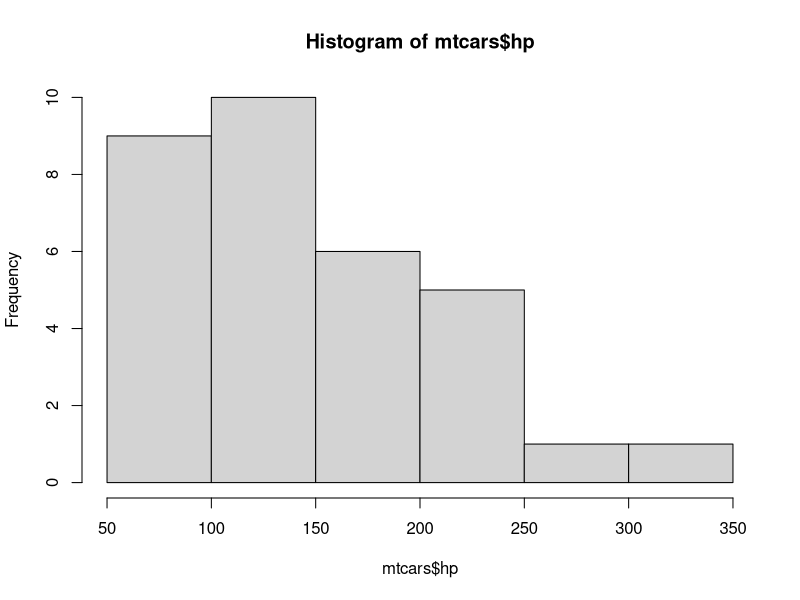
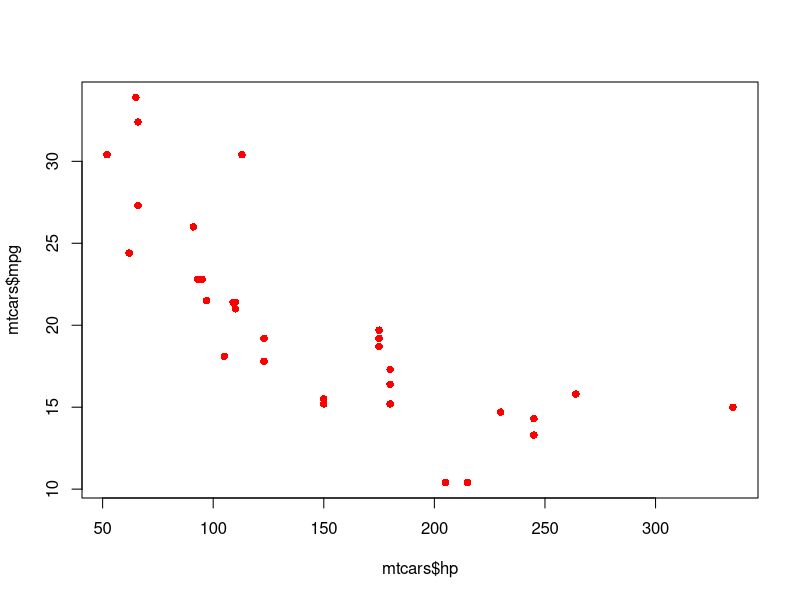
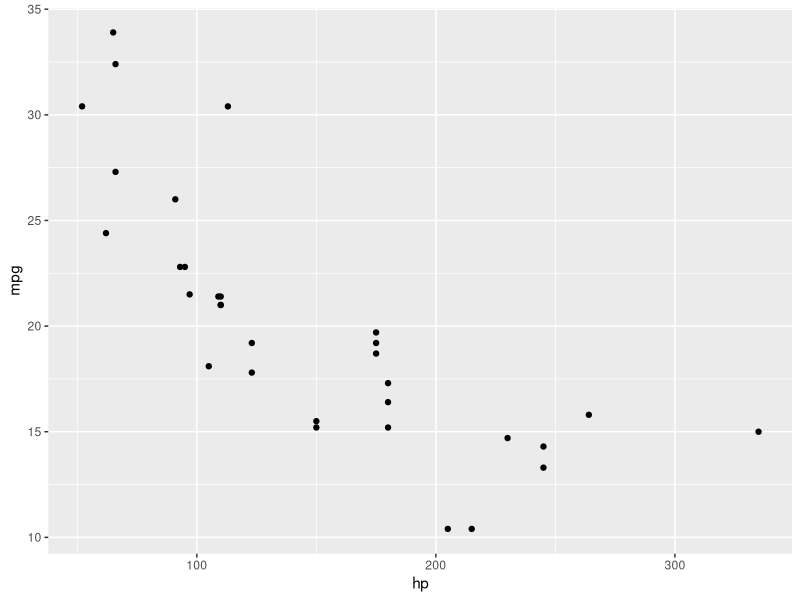
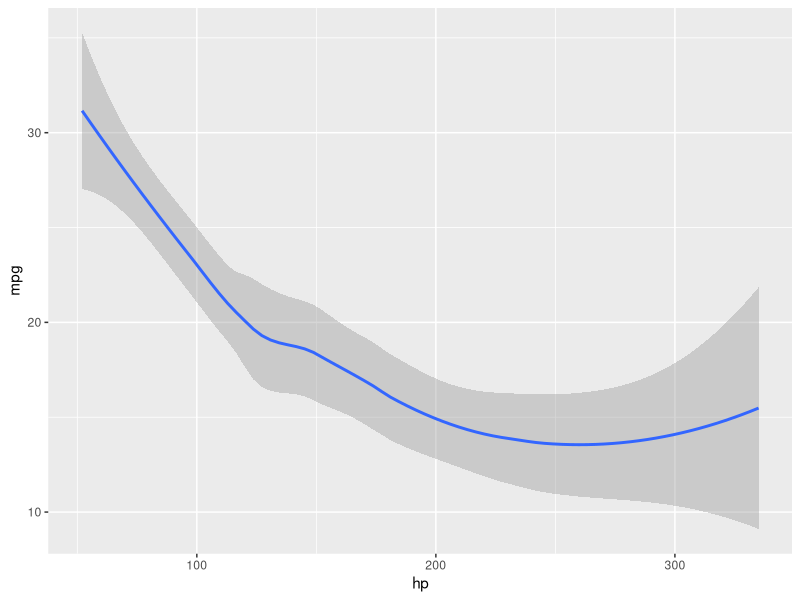
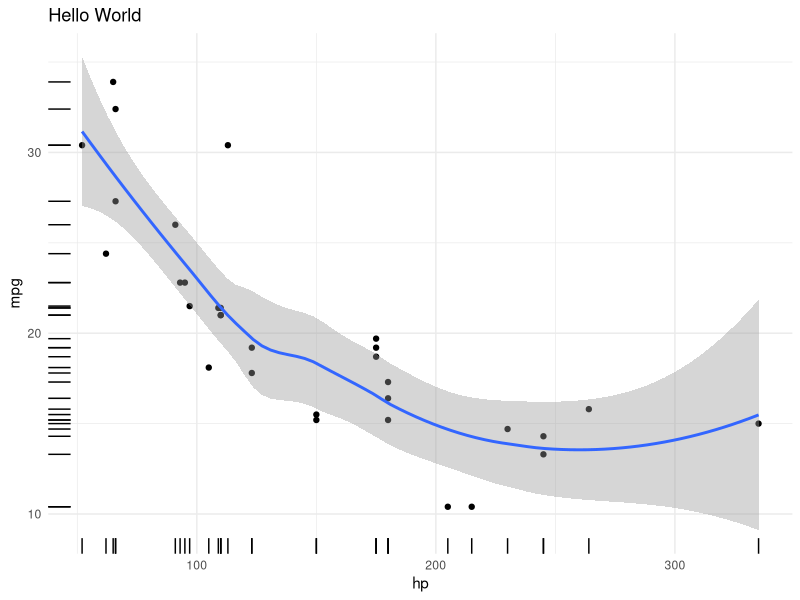

R code for these plots, in order:
install.packages(c("ggplot2", "dplyr"))

library(ggplot2)
library(dplyr)

select(mtcars, 1:3, 5, 11)

df <- mtcars %>%
  select(mile_per_gallon = mpg, 
        auto_manual = am, 
        horse_power = hp, 
        weight = wt) %>%
  filter(mile_per_gallon <= 15) %>%
  arrange(desc(horse_power))

hist(mtcars$hp)
plot(mtcars$hp, mtcars$mpg, pch=16, col='red')

ggplot(mtcars, aes(hp, mpg)) + geom_point()
ggplot(mtcars, aes(hp, mpg)) + geom_smooth()

ggplot(mtcars, aes(hp, mpg)) + 
  geom_point() + 
  geom_smooth() + 
  geom_rug() +
  theme_minimal() +
  labs(title = 'Hello World')

Species <- iris$Species

iris_data <- iris %>% select(-Species)

km_result <- kmeans(iris_data, 3)
cluster_membership <- km_result$cluster

table(cluster_membership)

table(Species, cluster_membership)
